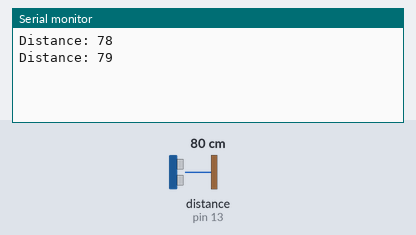
Recording of a sketch running on a simulated Arduino Uno, built with avr-gcc and run on an emulated ATmega328P. On the bench: the last lines printed to the serial monitor. Wiring (inferred from the names in the program): ultrasonic range finder: trigger pin 12; echo pin 13. The inputs (shaded band) are chosen by the test bench; at power-on: distance to the obstacle (sensor on pin 13) 80 cm. The echo pulse lasts 58.3 µs per cm.

Above: at 2.8 s.
2.9 s: distance to the obstacle (sensor on pin 13) set to 299 cm
At 3.9 s:
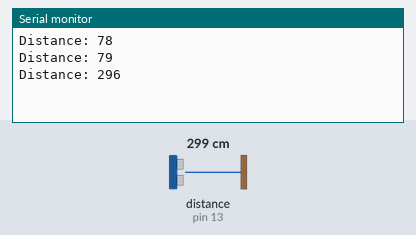
7.1 s: distance to the obstacle (sensor on pin 13) set to 2 cm
At 7.8 s:
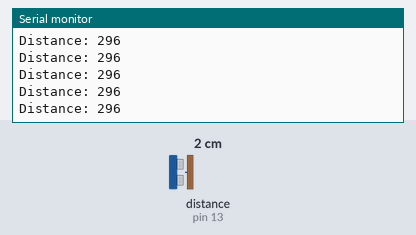
Timing chart, 0 to 10.1 s (numbered marks = the images above; inputs shaded):
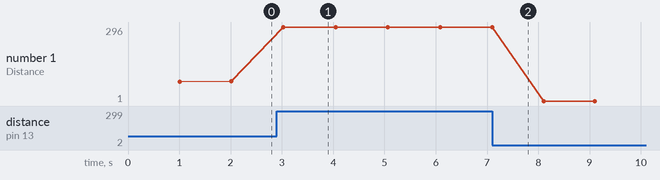

The sketch:

UltrasonicSensorTest.ino
```cpp
const int triggerPin = 12; // Change this pin number to whichever the trig is connected to, named pin for ease of reading
const int echoPin = 13; // Change this pin number top whichever the echo is connected to, named pin for ease of reading
// both are set as constant as they are pin numbers

// defines variables
long duration = 0; // duration stored in long as is measured in microseconds
int distance = 0; // distance stored as int as measured in cm up to 994 (maximum for sensor)
void setup() {
  pinMode(triggerPin, OUTPUT); // Sets the trigPin as an Output
  pinMode(echoPin, INPUT); // Sets the echoPin as an Input
  Serial.begin(9600); // Starts the serial communication
}
void loop() {
  // Clears the trigPin
  digitalWrite(triggerPin, LOW);
  delay(1000);
  // Sets the trigPin on HIGH state for 10 micro seconds
  digitalWrite(triggerPin, HIGH);
  delayMicroseconds(100);
  digitalWrite(triggerPin, LOW);
  // Reads the echoPin, returns the sound wave travel time in microseconds
  duration = pulseIn(echoPin, HIGH);
  // Calculating the distance
  distance = duration * 0.034 / 2; // the time recorded is the time in microseconds for the sound to go to and from the wall hence divided by 2
  // Speed of sound in air is 340 m/s or 0.034cm/us or 0.34mm/us
  // Prints the distance on the Serial Monitor
  Serial.print("Distance: ");
  Serial.println(distance);
}
```

Measured:
- after the input at 2.9 s, the serial monitor: prints a new line after 0.13 s (image 1)
- plotted number 1: 79 → 296 after the input at 2.9 s, 296 → 1 after the input at 7.1 s
